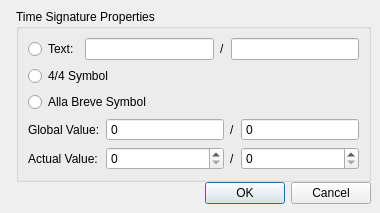
<?xml version="1.0" encoding="UTF-8"?>
<ui version="4.0">
 <class>TimeSigProperties</class>
 <widget class="QDialog" name="TimeSigProperties">
  <property name="geometry">
   <rect>
    <x>0</x>
    <y>0</y>
    <width>380</width>
    <height>211</height>
   </rect>
  </property>
  <property name="windowTitle">
   <string>Time Signature Properties</string>
  </property>
  <layout class="QHBoxLayout" name="horizontalLayout">
   <property name="spacing">
    <number>0</number>
   </property>
   <property name="margin">
    <number>0</number>
   </property>
   <item>
    <widget class="QLabel" name="label_3">
     <property name="sizePolicy">
      <sizepolicy hsizetype="Fixed" vsizetype="Ignored">
       <horstretch>0</horstretch>
       <verstretch>0</verstretch>
      </sizepolicy>
     </property>
     <property name="text">
      <string/>
     </property>
     <property name="pixmap">
      <pixmap resource="mscore.qrc">:/data/bg1.jpg</pixmap>
     </property>
    </widget>
   </item>
   <item>
    <layout class="QVBoxLayout" name="verticalLayout">
     <property name="margin">
      <number>9</number>
     </property>
     <item>
      <widget class="QGroupBox" name="groupBox">
       <property name="title">
        <string>Time Signature Properties</string>
       </property>
       <property name="flat">
        <bool>false</bool>
       </property>
       <layout class="QVBoxLayout" name="verticalLayout_2">
        <item>
         <layout class="QHBoxLayout" name="horizontalLayout_2">
          <item>
           <widget class="QRadioButton" name="textButton">
            <property name="text">
             <string>Text:</string>
            </property>
           </widget>
          </item>
          <item>
           <widget class="QLineEdit" name="zText"/>
          </item>
          <item>
           <widget class="QLabel" name="label">
            <property name="text">
             <string>/</string>
            </property>
           </widget>
          </item>
          <item>
           <widget class="QLineEdit" name="nText"/>
          </item>
         </layout>
        </item>
        <item>
         <widget class="QRadioButton" name="fourfourButton">
          <property name="text">
           <string>4/4 Symbol</string>
          </property>
         </widget>
        </item>
        <item>
         <widget class="QRadioButton" name="allaBreveButton">
          <property name="text">
           <string>Alla Breve Symbol</string>
          </property>
         </widget>
        </item>
        <item>
         <layout class="QGridLayout" name="gridLayout">
          <item row="1" column="2">
           <widget class="QLabel" name="label_5">
            <property name="text">
             <string>/</string>
            </property>
           </widget>
          </item>
          <item row="1" column="0">
           <widget class="QLabel" name="label_2">
            <property name="text">
             <string>Global Value:</string>
            </property>
           </widget>
          </item>
          <item row="2" column="0">
           <widget class="QLabel" name="label_4">
            <property name="text">
             <string>Actual Value:</string>
            </property>
           </widget>
          </item>
          <item row="1" column="1">
           <widget class="QSpinBox" name="zNominal">
            <property name="sizePolicy">
             <sizepolicy hsizetype="Expanding" vsizetype="Fixed">
              <horstretch>0</horstretch>
              <verstretch>0</verstretch>
             </sizepolicy>
            </property>
            <property name="readOnly">
             <bool>true</bool>
            </property>
            <property name="buttonSymbols">
             <enum>QAbstractSpinBox::NoButtons</enum>
            </property>
           </widget>
          </item>
          <item row="2" column="1">
           <widget class="QSpinBox" name="zActual">
            <property name="sizePolicy">
             <sizepolicy hsizetype="Expanding" vsizetype="Fixed">
              <horstretch>0</horstretch>
              <verstretch>0</verstretch>
             </sizepolicy>
            </property>
           </widget>
          </item>
          <item row="1" column="3">
           <widget class="QSpinBox" name="nNominal">
            <property name="sizePolicy">
             <sizepolicy hsizetype="Expanding" vsizetype="Fixed">
              <horstretch>0</horstretch>
              <verstretch>0</verstretch>
             </sizepolicy>
            </property>
            <property name="readOnly">
             <bool>true</bool>
            </property>
            <property name="buttonSymbols">
             <enum>QAbstractSpinBox::NoButtons</enum>
            </property>
           </widget>
          </item>
          <item row="2" column="3">
           <widget class="QSpinBox" name="nActual">
            <property name="sizePolicy">
             <sizepolicy hsizetype="Expanding" vsizetype="Fixed">
              <horstretch>0</horstretch>
              <verstretch>0</verstretch>
             </sizepolicy>
            </property>
           </widget>
          </item>
          <item row="2" column="2">
           <widget class="QLabel" name="label_6">
            <property name="text">
             <string>/</string>
            </property>
           </widget>
          </item>
         </layout>
        </item>
       </layout>
      </widget>
     </item>
     <item>
      <widget class="QDialogButtonBox" name="buttonBox">
       <property name="orientation">
        <enum>Qt::Horizontal</enum>
       </property>
       <property name="standardButtons">
        <set>QDialogButtonBox::Cancel|QDialogButtonBox::Ok</set>
       </property>
      </widget>
     </item>
    </layout>
   </item>
  </layout>
 </widget>
 <resources>
  <include location="mscore.qrc"/>
 </resources>
 <connections>
  <connection>
   <sender>buttonBox</sender>
   <signal>accepted()</signal>
   <receiver>TimeSigProperties</receiver>
   <slot>accept()</slot>
   <hints>
    <hint type="sourcelabel">
     <x>248</x>
     <y>254</y>
    </hint>
    <hint type="destinationlabel">
     <x>157</x>
     <y>274</y>
    </hint>
   </hints>
  </connection>
  <connection>
   <sender>buttonBox</sender>
   <signal>rejected()</signal>
   <receiver>TimeSigProperties</receiver>
   <slot>reject()</slot>
   <hints>
    <hint type="sourcelabel">
     <x>316</x>
     <y>260</y>
    </hint>
    <hint type="destinationlabel">
     <x>286</x>
     <y>274</y>
    </hint>
   </hints>
  </connection>
 </connections>
</ui>
